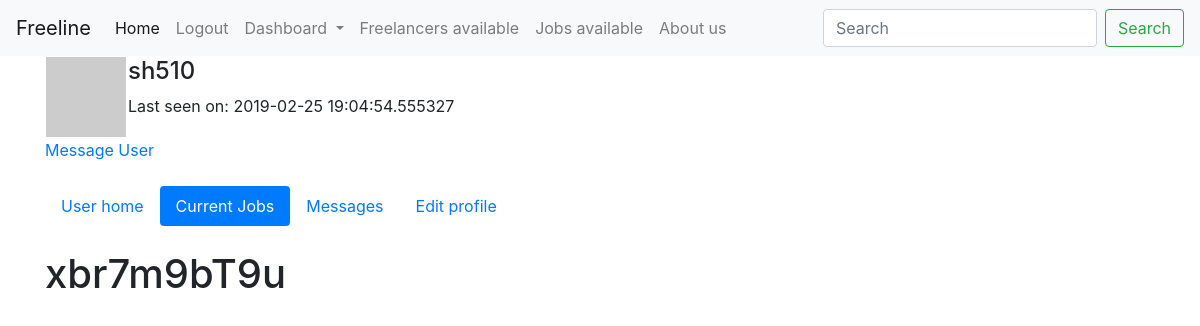
The page /user/sh510/current_jobs (signed in) on the database its author committed.
### app/models.py (models this page shows, shortened)
class User(db.Model, UserMixin):
    id = db.Column(db.Integer, primary_key=True)
    username = db.Column(db.String(64), index=True, unique=True)
    password = db.Column(db.String(64))
    first = db.Column(db.String(64), index=True)
    last = db.Column(db.String(64), index=True)
    registration_date = db.Column(db.DateTime, index=True)
    email = db.Column(db.String(64), index=True)
    hours_a_week = db.Column(db.String(64))
    occupation = db.Column(db.String(64), index=True, default='Developer')
    social_id = db.Column(db.String(64), nullable=True) #nullable?
    about_me = db.Column(db.String(1000))
    avatar_data = db.Column(db.String(400))
    last_seen = db.Column(db.DateTime, default=datetime.utcnow)
    startup = db.relationship('Startup', backref='admin', lazy='dynamic')
    jobs = db.relationship('Job', backref='freelancer', lazy='dynamic')
    resume = db.relationship('PastEmployments', backref='freelancer', lazy='dynamic')
    reviews = db.relationship('Reviews', backref='freelancer', lazy='dynamic')
    messages_sent = db.relationship('Message',
    foreign_keys='Message.sender_id', backref='sender', lazy='dynamic')
    messages_recieved = db.relationship('Message',
    foreign_keys='Message.recipient_id', backref='recipient', lazy='dynamic')
    last_message_read_time = db.Column(db.DateTime)
    roles = db.relationship('Role', secondary='user_roles')
    def avatar(self, size):
        digest = md5(self.email.lower().encode('utf-8')).hexdigest()
        return 'https://www.gravatar.com/avatar/{}?d=identicon&s={}'.format(
            digest, size)
    @login.user_loader
    def load_user(user_id):
        return User.query.get(int(user_id))
    def employer(self):
        return ('Employer' in [role.name for role in self.roles])
    def freelancer(self):
        return ('Freelancer' in [role.name for role in self.roles])
    def admin(self):
        return ('Admin' in [role.name for role in self.roles])
    def info(self):
        if self.employer():
            return '<Employer {0}>'.format(self.username)
        elif self.freelancer():
            return '<Freelancer {0} {1}>'.format(self.first, self.last)
        else:
            return '<ROLE NOT ASSIGNED FOR {0}>'.format(self.username)
    __repr__ = info

class Job(db.Model):
    id = db.Column(db.Integer, primary_key=True)
    name = db.Column(db.String(64), index=True)
    job_description = db.Column(db.String(1000))
    offer_price = db.Column(db.Integer, index=True)
    job_type = db.Column(db.String(200), index=True)
    equity_job = db.Column(db.Boolean)
    posted_on = db.Column(db.DateTime)
    estimated_developement_time = db.Column(db.String(40), index=True)
    is_complete = db.Column(db.Boolean)
    startup_id = db.Column(db.Integer, db.ForeignKey('startup.id'))
    user_id = db.Column(db.Integer, db.ForeignKey('user.id'))
    def info(self):
        return '<Job {0}>'.format(self.name)
    __repr__ = info

### app/routes.py (the view)
@app.route('/user/<username>/current_jobs')
@login_required
def current_jobs(username):
    user = User.query.filter_by(username=username).first_or_404()
    jobs = [job for job in user.jobs]
    return render_template('user/current_jobs.html', username=username, profile_pic=session.get('profile_pic'),\
    current_jobs_active=True, user=user, avatar_url=session.get('avatar_url'), jobs=jobs)

### app/routes.py (called while the page is built)
@app.before_request
def before_request():
    if current_user.is_authenticated:
        current_user.last_seen = datetime.utcnow()
        db.session.commit()

### app/templates/user/current_jobs.html
{% extends "user.html" %}
{% block usercontent %}
<div class="container">
{% for job in jobs %}
<div class="row">
  <h1>{{ job.name}}
</div>
{% endfor %}
</div>
{% endblock %}

### app/templates/user.html (shortened to what this page needs)
{% extends "base.html" %}
{% block content %}
{% if user.avatar_data %}
<div class="container">
<div class="row"><br></div>
<table>
  <tr valign="top">
    <td><img src="{{ avatar_url }}" width=100 height=100></td>
    <td><h4>{{ user.first }} {{ user.last }}</h4>
      {% if user.about_me %}<p>{{ user.about_me }}</p>{% endif %}
      {% if user.last_seen %}<p>Last seen on: {{ user.last_seen.month }}/{{user.last_seen.day }}/{{user.last_seen.year }}</p>{% endif %}
    </td>
  </tr>
</table>
{% else %}
<table>
  <tr valign="top">
    <td><img src="{{ user.avatar(128) }}"></td>
    <td><h4>{{ user.username }}</h4>
      {% if user.last_seen %}<p>Last seen on: {{ user.last_seen }}</p>{% endif %}
    </td>
  </tr>
</table>
{% endif %}
{% if current_user == user %}
{% if not profile_pic %}
<a href="{{ url_for('upload_profile_pic') }}">Upload a profile pic</a>
{% endif %}
{% else %}
<a href="#">Message User</a>
{% endif %}
<div class="row"><br></div>
<ul class="nav nav-pills">
  <li class="nav item">
    <a class="nav-link {% if home_active %}active{% endif %}" href= "{{ url_for('user', username=user.username)}}">User home</a>
  </li>
  <li class="nav item">
    <a class="nav-link {% if current_jobs_active %}active{% endif %}" href= "{{ url_for('current_jobs', username=user.username)}}">Current Jobs</a>
  </li>
  <li class="nav item">
    <a class="nav-link {% if messages_active %}active{% endif %}" href="#">Messages </a>
  </li>
  <li class="nav item">
    <a class="nav-link {% if edit_active %}active{% endif %}" href="{{ url_for('edit_profile', username=current_user.username) }}">Edit profile</a>
  </li>
</ul>
<br>
{% block usercontent %}
{% endblock %}
</div>
{% endblock %}

### rows shown on the page
User: username "sh510", last_seen "2019-02-25 19:04:54.555327"
Job: name "xbr7m9bT9u"
